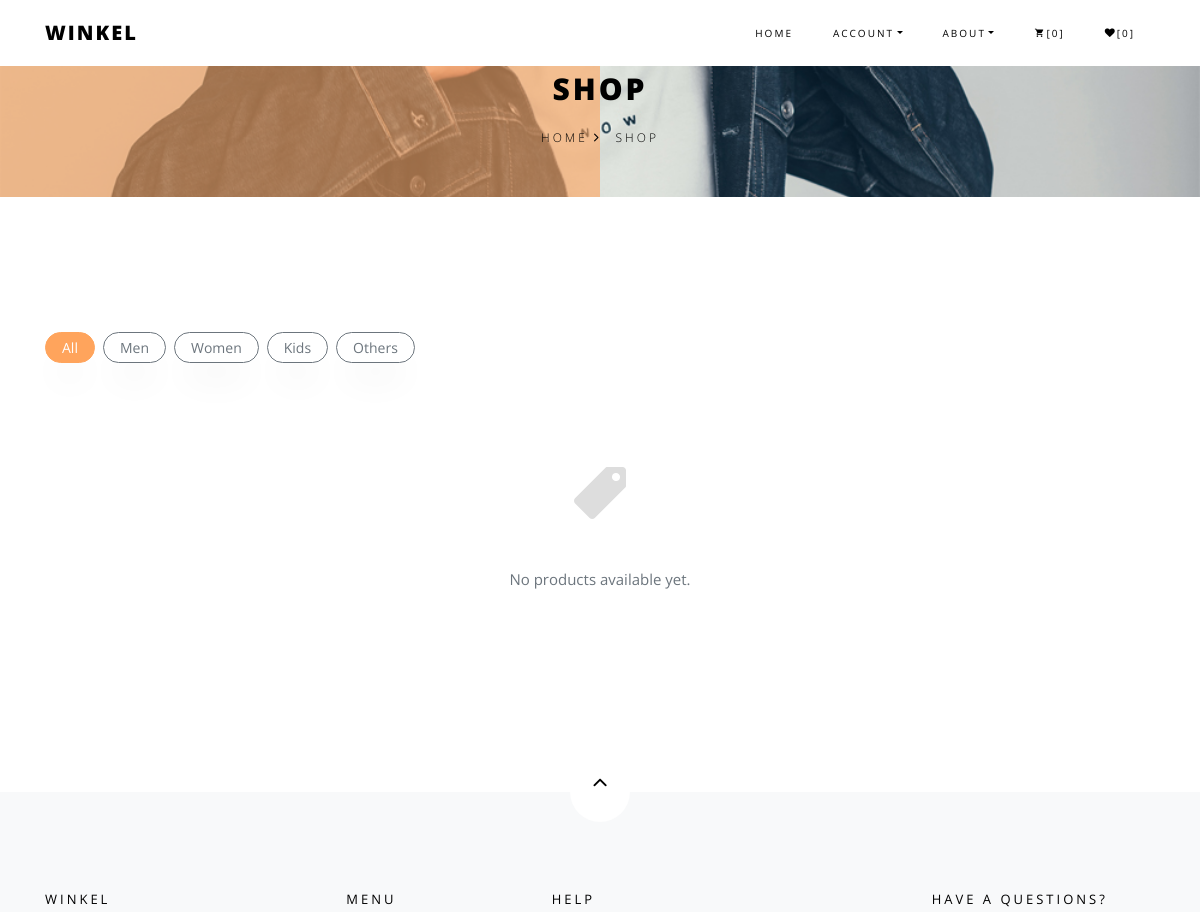
/shop/ (upper part), run on an earlier commit of the app's database.
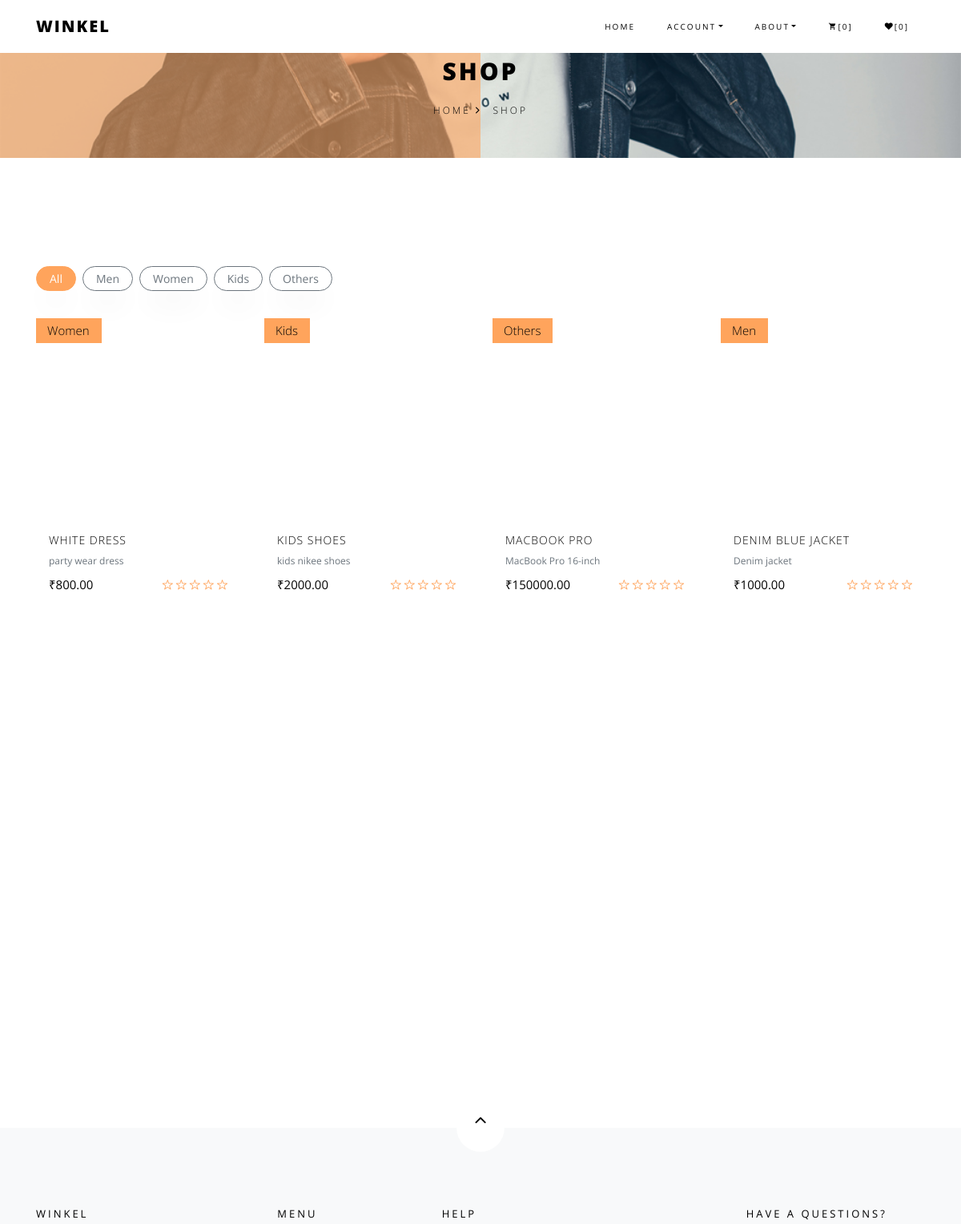
And on a later commit of the database.
### winklestoreapp/models.py (models this page shows, shortened)
class Product(models.Model):
    CATEGORY_CHOICES = [
        ('Men',    'Men'),
        ('Women',  'Women'),
        ('Kids',   'Kids'),
        ('Others', 'Others'),
    ]
    seller       = models.ForeignKey(BuyerUser, on_delete=models.CASCADE)
    category     = models.CharField(max_length=10, choices=CATEGORY_CHOICES)
    product_name = models.CharField(max_length=200)
    price        = models.DecimalField(max_digits=10, decimal_places=2)
    description  = models.TextField()
    product_image = models.ImageField(upload_to='products/')
    created_at   = models.DateTimeField(auto_now_add=True)

### winklestoreapp/views.py (the view, shortened to what this page needs)
# urls.py: path('shop/', views.shop, name='shop'),
def shop(request):
   category     = request.GET.get('category', '').strip()
   all_products = Product.objects.all().order_by('-created_at')
   if category:
      all_products = all_products.filter(category=category)
   cart_product_ids = set()
   email = request.session.get('email')
   return render(request, 'shop.html', {
      'all_products':     all_products,
      'active_category':  category,
      'categories':       ['Men', 'Women', 'Kids', 'Others'],
      'cart_product_ids': cart_product_ids,
   })

### winklestoreapp/templates/shop.html (shortened to what this page needs)
{% extends 'header.html' %}
{% load static %}
{% block content %}
<section class="hero-wrap hero-wrap-2" style="background-image: url('{% static "images/bg_1.jpg" %}');">
    <div class="overlay"></div>
    <div class="container">
        <div class="row no-gutters slider-text align-items-end justify-content-center">
            <div class="col-md-9 ftco-animate pb-5 text-center">
                <h1 class="mb-3 bread">Shop</h1>
                <p class="breadcrumbs">
                    <span class="mr-2"><a href="{% url 'index' %}">Home <i class="ion-ios-arrow-forward"></i></a></span>
                    <span>Shop</span>
                </p>
            </div>
        </div>
    </div>
</section>
<section class="ftco-section">
    <div class="container">
        <div class="row mb-4">
            <div class="col-12">
                <div class="d-flex flex-wrap" style="gap: 8px;">
                    <a href="{% url 'shop' %}"
                       class="btn btn-sm {% if not active_category %}btn-primary{% else %}btn-outline-secondary{% endif %} px-3">
                        All
                    </a>
                    {% for cat in categories %}
                    <a href="{% url 'shop' %}?category={{ cat }}"
                       class="btn btn-sm {% if active_category == cat %}btn-primary{% else %}btn-outline-secondary{% endif %} px-3">
                        {{ cat }}
                    </a>
                    {% endfor %}
                </div>
            </div>
        </div>
        <div class="row">
            {% for product in all_products %}
            <div class="col-sm-6 col-md-4 col-lg-3 ftco-animate mb-4">
                <div class="product">
                    <a href="{% url 'product_detail' product.id %}" class="img-prod">
                        <span class="status">{{ product.category }}</span>
                    </a>
                    <div class="text py-3 px-3">
                        <h3><a href="{% url 'product_detail' product.id %}">{{ product.product_name }}</a></h3>
                        <p class="text-muted" style="font-size:12px; margin-bottom:6px;">
                            {{ product.description|truncatechars:60 }}
                        </p>
                        <div class="d-flex">
                            <div class="pricing">
                                <p class="price"><span>&#8377;{{ product.price }}</span></p>
                            </div>
                            <div class="rating">
                                <p class="text-right">
                                    <a href="#"><span class="ion-ios-star-outline"></span></a>
                                    <a href="#"><span class="ion-ios-star-outline"></span></a>
                                    <a href="#"><span class="ion-ios-star-outline"></span></a>
                                    <a href="#"><span class="ion-ios-star-outline"></span></a>
                                    <a href="#"><span class="ion-ios-star-outline"></span></a>
                                </p>
                            </div>
                        </div>
                    </div>
                </div>
            </div>
            {% empty %}
            <div class="col-12 text-center py-5">
                <i class="ion-ios-pricetag" style="font-size:4rem; color:#ddd;"></i>
                <p class="text-muted mt-3">
                    {% if active_category %}
                        No products found in "{{ active_category }}".
                    {% else %}
                        No products available yet.
                    {% endif %}
                </p>
            </div>
            {% endfor %}
        </div>
    </div>
</section>
{% endblock %}

What changed in the data, as far as the page shows it:
added Product: category "Women", product_name "WHITE DRESS", description "party wear dress", price "800.00"
added Product: category "Kids", product_name "KIDS SHOES", description "kids nikee shoes", price "2000.00"
added Product: category "Others", product_name "MACBOOK PRO", description "MacBook Pro 16-inch", price "150000.00"
added Product: category "Men", product_name "DENIM BLUE JACKET", description "Denim jacket", price "1000.00"
Also different on the page:
text no longer shown: "No products available yet."
